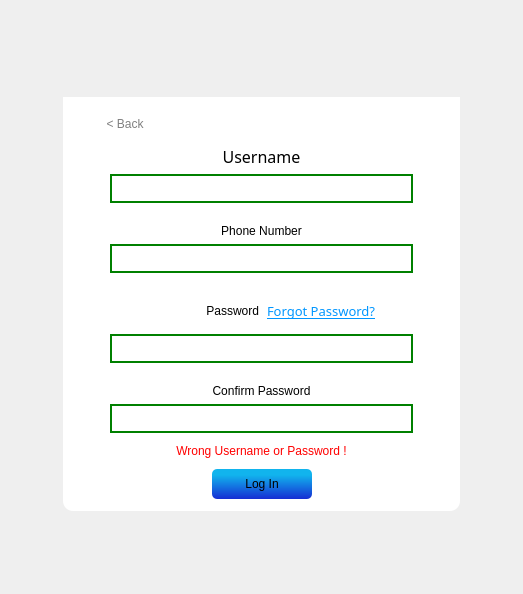
      <widget class="QWidget" name="LoginSignup_Page">
       <layout class="QGridLayout" name="gridLayout_9">
        <item row="0" column="0">
         <spacer name="verticalSpacer_9">
          <property name="orientation">
           <enum>Qt::Orientation::Vertical</enum>
          </property>
          <property name="sizeType">
           <enum>QSizePolicy::Policy::MinimumExpanding</enum>
          </property>
          <property name="sizeHint" stdset="0">
           <size>
            <width>20</width>
            <height>20</height>
           </size>
          </property>
         </spacer>
        </item>
        <item row="3" column="0">
         <spacer name="verticalSpacer_8">
          <property name="orientation">
           <enum>Qt::Orientation::Vertical</enum>
          </property>
          <property name="sizeType">
           <enum>QSizePolicy::Policy::MinimumExpanding</enum>
          </property>
          <property name="sizeHint" stdset="0">
           <size>
            <width>20</width>
            <height>20</height>
           </size>
          </property>
         </spacer>
        </item>
        <item row="1" column="0">
         <layout class="QGridLayout" name="gridLayout_8">
          <item row="0" column="1">
           <spacer name="verticalSpacer_6">
            <property name="orientation">
             <enum>Qt::Orientation::Vertical</enum>
            </property>
            <property name="sizeHint" stdset="0">
             <size>
              <width>20</width>
              <height>40</height>
             </size>
            </property>
           </spacer>
          </item>
          <item row="1" column="0">
           <spacer name="horizontalSpacer_8">
            <property name="orientation">
             <enum>Qt::Orientation::Horizontal</enum>
            </property>
            <property name="sizeHint" stdset="0">
             <size>
              <width>40</width>
              <height>20</height>
             </size>
            </property>
           </spacer>
          </item>
          <item row="1" column="1">
           <widget class="QGroupBox" name="MiddleBox">
            <property name="styleSheet">
             <string notr="true">QGroupBox
{
	border-radius: 0px;
	padding: 3px;
}

QPushButton
{
	font: 300 15pt &quot;Montserrat&quot;;
	Background: qlineargradient(spread:pad, x1:0.5, y1:1, x2:0.5, y2:0.2, stop:0 rgba(22, 45, 211, 255), stop:1 rgba(17, 180, 237, 255));
	Border-radius: 5px;
	height: 30px;
	width: 100px;
}

QPushButton:hover
{
	font: 300 15pt &quot;Montserrat&quot;;
	Background: qlineargradient(spread:pad, x1:0.5, y1:1, x2:0.5, y2:0.2, stop:0 rgba(22, 45, 150, 255), stop:1 rgba(17, 180, 237, 255));
	Border-radius: 5px;
	height: 30px;
	width: 100px;
}

QPushButton:pressed
{
	font: 300 15pt &quot;Montserrat&quot;;
	Background: qlineargradient(spread:pad, x1:0.5, y1:1, x2:0.5, y2:0.2, stop:0 rgba(22, 45, 150, 255), stop:1 rgba(17, 180, 150, 255));
	Border-radius: 5px;
	height: 30px;
	width: 100px;
}</string>
            </property>
            <property name="title">
             <string/>
            </property>
            <layout class="QVBoxLayout" name="verticalLayout">
             <property name="spacing">
              <number>0</number>
             </property>
             <item>
              <widget class="QLabel" name="label_2">
               <property name="text">
                <string/>
               </property>
               <property name="pixmap">
                <pixmap resource="images.qrc">:/Logic/Graphics/Ready/Login Graphic.png</pixmap>
               </property>
               <property name="scaledContents">
                <bool>true</bool>
               </property>
              </widget>
             </item>
             <item>
              <widget class="QGroupBox" name="LoginFormGroup">
               <property name="styleSheet">
                <string notr="true">QGroupBox
{
	color:white;
	Background-color: White;
	border-bottom-left-radius: 10px;
	border-bottom-right-radius: 10px;
	height: 50px;
}

QLabel
{
	font: 300 12pt &quot;Montserrat&quot;;
	color: Black;
}

QLineEdit
{
	color: black;
	font: 15pt &quot;Montserrat&quot;;
	border: 2px solid green;
	Background-color: white;
	font-size: 14px;
	selection-background-color: lightgray;
	height: 25px;
}

QLineEdit:focus
{
    border: 2px solid blue;
    background-color: #f0f8ff; /* Light blue */
}
</string>
               </property>
               <property name="title">
                <string/>
               </property>
               <layout class="QVBoxLayout" name="verticalLayout_7">
                <item>
                 <layout class="QGridLayout" name="gridLayout_7">
                  <item row="0" column="0">
                   <widget class="QPushButton" name="BackLogin_button">
                    <property name="styleSheet">
                     <string notr="true">QPushButton#BackLogin_button
{
	font: 300 13pt &quot;Montserrat&quot;;
	color: grey;
	Background: rgba(0, 0, 0, 0);
}

QPushButton#BackLogin_button:hover
{
	font: 300 13pt &quot;Montserrat&quot;;
	color: rgb(90, 90, 90);
	Background: rgba(0, 0, 0, 0);
}

QPushButton#BackLogin_button:pressed
{
	font: 300 13pt &quot;Montserrat&quot;;
	color: rgb(36, 36, 36);
	Background: rgba(0, 0, 0, 0);
}</string>
                    </property>
                    <property name="text">
                     <string>&lt; Back</string>
                    </property>
                    <property name="iconSize">
                     <size>
                      <width>12</width>
                      <height>9</height>
                     </size>
                    </property>
                   </widget>
                  </item>
                  <item row="0" column="1">
                   <spacer name="horizontalSpacer_11">
                    <property name="orientation">
                     <enum>Qt::Orientation::Horizontal</enum>
                    </property>
                    <property name="sizeHint" stdset="0">
                     <size>
                      <width>40</width>
                      <height>20</height>
                     </size>
                    </property>
                   </spacer>
                  </item>
                 </layout>
                </item>
                <item>
                 <layout class="QGridLayout" name="gridLayout_2">
                  <item row="0" column="0">
                   <widget class="QLabel" name="username_2">
                    <property name="font">
                     <font>
                      <family>Montserrat</family>
                      <pointsize>12</pointsize>
                      <italic>false</italic>
                      <fontweight>Light</fontweight>
                     </font>
                    </property>
                    <property name="lineWidth">
                     <number>1</number>
                    </property>
                    <property name="midLineWidth">
                     <number>0</number>
                    </property>
                    <property name="text">
                     <string>Username</string>
                    </property>
                    <property name="alignment">
                     <set>Qt::AlignmentFlag::AlignCenter</set>
                    </property>
                    <property name="openExternalLinks">
                     <bool>false</bool>
                    </property>
                   </widget>
                  </item>
                  <item row="1" column="0">
                   <layout class="QGridLayout" name="gridLayout">
                    <property name="horizontalSpacing">
                     <number>0</number>
                    </property>
                    <item row="0" column="0">
                     <spacer name="horizontalSpacer_13">
                      <property name="orientation">
                       <enum>Qt::Orientation::Horizontal</enum>
                      </property>
                      <property name="sizeType">
                       <enum>QSizePolicy::Policy::Minimum</enum>
                      </property>
                      <property name="sizeHint" stdset="0">
                       <size>
                        <width>35</width>
                        <height>20</height>
                       </size>
                      </property>
                     </spacer>
                    </item>
                    <item row="0" column="1">
                     <widget class="QLineEdit" name="username"/>
                    </item>
                    <item row="0" column="2">
                     <spacer name="horizontalSpacer_12">
                      <property name="orientation">
                       <enum>Qt::Orientation::Horizontal</enum>
                      </property>
                      <property name="sizeType">
                       <enum>QSizePolicy::Policy::Minimum</enum>
                      </property>
                      <property name="sizeHint" stdset="0">
                       <size>
                        <width>35</width>
                        <height>20</height>
                       </size>
                      </property>
                     </spacer>
                    </item>
                   </layout>
                  </item>
                 </layout>
                </item>
                <item>
                 <layout class="QVBoxLayout" name="PhoneNumber_Layout">
                  <item>
                   <spacer name="PhoneNumber_Spacer">
                    <property name="orientation">
                     <enum>Qt::Orientation::Vertical</enum>
                    </property>
                    <property name="sizeType">
                     <enum>QSizePolicy::Policy::Minimum</enum>
                    </property>
                    <property name="sizeHint" stdset="0">
                     <size>
                      <width>10</width>
                      <height>15</height>
                     </size>
                    </property>
                   </spacer>
                  </item>
                  <item>
                   <widget class="QLabel" name="phone_number_label">
                    <property name="text">
                     <string>Phone Number</string>
                    </property>
                    <property name="alignment">
                     <set>Qt::AlignmentFlag::AlignCenter</set>
                    </property>
                   </widget>
                  </item>
                  <item>
                   <layout class="QHBoxLayout" name="PhoneNumber_Container">
                    <property name="spacing">
                     <number>0</number>
                    </property>
                    <item>
                     <spacer name="horizontalSpacer_19">
                      <property name="orientation">
                       <enum>Qt::Orientation::Horizontal</enum>
                      </property>
                      <property name="sizeType">
                       <enum>QSizePolicy::Policy::Minimum</enum>
                      </property>
                      <property name="sizeHint" stdset="0">
                       <size>
                        <width>35</width>
                        <height>20</height>
                       </size>
                      </property>
                     </spacer>
                    </item>
                    <item>
                     <widget class="QLineEdit" name="phone_number">
                      <property name="echoMode">
                       <enum>QLineEdit::EchoMode::Normal</enum>
                      </property>
                     </widget>
                    </item>
                    <item>
                     <spacer name="horizontalSpacer_18">
                      <property name="orientation">
                       <enum>Qt::Orientation::Horizontal</enum>
                      </property>
                      <property name="sizeType">
                       <enum>QSizePolicy::Policy::Minimum</enum>
                      </property>
                      <property name="sizeHint" stdset="0">
                       <size>
                        <width>35</width>
                        <height>20</height>
                       </size>
                      </property>
                     </spacer>
                    </item>
                   </layout>
                  </item>
                 </layout>
                </item>
                <item>
                 <layout class="QVBoxLayout" name="PasswordLayout">
                  <item>
                   <spacer name="verticalSpacer_14">
                    <property name="orientation">
                     <enum>Qt::Orientation::Vertical</enum>
                    </property>
                    <property name="sizeType">
                     <enum>QSizePolicy::Policy::Minimum</enum>
                    </property>
                    <property name="sizeHint" stdset="0">
                     <size>
                      <width>10</width>
                      <height>15</height>
                     </size>
                    </property>
                   </spacer>
                  </item>
                  <item>
                   <layout class="QHBoxLayout" name="PasswordAndForget_Layout">
                    <item>
                     <widget class="QLabel" name="password_label">
                      <property name="styleSheet">
                       <string notr="true">QLabel
{
	colour: black;
}</string>
                      </property>
                      <property name="text">
                       <string>Password</string>
                      </property>
                      <property name="alignment">
                       <set>Qt::AlignmentFlag::AlignRight|Qt::AlignmentFlag::AlignTrailing|Qt::AlignmentFlag::AlignVCenter</set>
                      </property>
                     </widget>
                    </item>
                    <item>
                     <widget class="QPushButton" name="Reset_buttom">
                      <property name="enabled">
                       <bool>true</bool>
                      </property>
                      <property name="font">
                       <font>
                        <family>Montserrat</family>
                        <pointsize>10</pointsize>
                        <italic>false</italic>
                        <underline>true</underline>
                        <strikeout>false</strikeout>
                        <fontweight>Light</fontweight>
                       </font>
                      </property>
                      <property name="layoutDirection">
                       <enum>Qt::LayoutDirection::LeftToRight</enum>
                      </property>
                      <property name="styleSheet">
                       <string notr="true">QPushButton#Reset_buttom
{
	text-align: left;
	padding: 2px;
	font: 300 10pt &quot;Montserrat&quot;;
	color: rgb(0, 150, 255);
	background-color: rgba(0, 0, 0, 0);
}

QPushButton#Reset_buttom:hover
{
	text-align: left;
	padding: 2px;
	font: 300 10pt &quot;Montserrat&quot;;
	background-color: rgb(0, 0, 0, 0);
	color:rgb(1, 117, 195);
}

QPushButton#Reset_buttom:pressed
{
	text-align: left;
	padding: 2px;
	font: 300 10pt &quot;Montserrat&quot;;
	background-color: rgb(0, 0, 0, 0);
	color: rgb(0, 76, 127);
}</string>
                      </property>
                      <property name="text">
                       <string>Forgot Password?</string>
                      </property>
                     </widget>
                    </item>
                   </layout>
                  </item>
                  <item>
                   <layout class="QGridLayout" name="gridLayout_6">
                    <property name="horizontalSpacing">
                     <number>0</number>
                    </property>
                    <item row="1" column="0">
                     <spacer name="horizontalSpacer_15">
                      <property name="orientation">
                       <enum>Qt::Orientation::Horizontal</enum>
                      </property>
                      <property name="sizeType">
                       <enum>QSizePolicy::Policy::Minimum</enum>
                      </property>
                      <property name="sizeHint" stdset="0">
                       <size>
                        <width>35</width>
                        <height>20</height>
                       </size>
                      </property>
                     </spacer>
                    </item>
                    <item row="1" column="4">
                     <spacer name="horizontalSpacer_14">
                      <property name="orientation">
                       <enum>Qt::Orientation::Horizontal</enum>
                      </property>
                      <property name="sizeType">
                       <enum>QSizePolicy::Policy::Minimum</enum>
                      </property>
                      <property name="sizeHint" stdset="0">
                       <size>
                        <width>35</width>
                        <height>20</height>
                       </size>
                      </property>
                     </spacer>
                    </item>
                    <item row="1" column="2">
                     <widget class="QLineEdit" name="password">
                      <property name="echoMode">
                       <enum>QLineEdit::EchoMode::Password</enum>
                      </property>
                     </widget>
                    </item>
                   </layout>
                  </item>
                 </layout>
                </item>
                <item>
                 <layout class="QVBoxLayout" name="verticalLayout_5">
                  <item>
                   <spacer name="ConfirmPassword_Spacer">
                    <property name="orientation">
                     <enum>Qt::Orientation::Vertical</enum>
                    </property>
                    <property name="sizeType">
                     <enum>QSizePolicy::Policy::Minimum</enum>
                    </property>
                    <property name="sizeHint" stdset="0">
                     <size>
                      <width>13</width>
                      <height>15</height>
                     </size>
                    </property>
                   </spacer>
                  </item>
                  <item>
                   <widget class="QLabel" name="password_4">
                    <property name="layoutDirection">
                     <enum>Qt::LayoutDirection::LeftToRight</enum>
                    </property>
                    <property name="styleSheet">
                     <string notr="true">QLabel
{
	colour: black;
}</string>
                    </property>
                    <property name="text">
                     <string>Confirm Password</string>
                    </property>
                    <property name="alignment">
                     <set>Qt::AlignmentFlag::AlignCenter</set>
                    </property>
                   </widget>
                  </item>
                  <item>
                   <layout class="QGridLayout" name="confContainer">
                    <property name="horizontalSpacing">
                     <number>0</number>
                    </property>
                    <item row="1" column="4">
                     <spacer name="horizontalSpacer_16">
                      <property name="orientation">
                       <enum>Qt::Orientation::Horizontal</enum>
                      </property>
                      <property name="sizeType">
                       <enum>QSizePolicy::Policy::Minimum</enum>
                      </property>
                      <property name="sizeHint" stdset="0">
                       <size>
                        <width>35</width>
                        <height>20</height>
                       </size>
                      </property>
                     </spacer>
                    </item>
                    <item row="1" column="0">
                     <spacer name="horizontalSpacer_17">
                      <property name="orientation">
                       <enum>Qt::Orientation::Horizontal</enum>
                      </property>
                      <property name="sizeType">
                       <enum>QSizePolicy::Policy::Minimum</enum>
                      </property>
                      <property name="sizeHint" stdset="0">
                       <size>
                        <width>35</width>
                        <height>20</height>
                       </size>
                      </property>
                     </spacer>
                    </item>
                    <item row="1" column="2">
                     <widget class="QLineEdit" name="password_3">
                      <property name="echoMode">
                       <enum>QLineEdit::EchoMode::Password</enum>
                      </property>
                     </widget>
                    </item>
                   </layout>
                  </item>
                 </layout>
                </item>
                <item>
                 <spacer name="Warning2_Spacer">
                  <property name="orientation">
                   <enum>Qt::Orientation::Vertical</enum>
                  </property>
                  <property name="sizeType">
                   <enum>QSizePolicy::Policy::Minimum</enum>
                  </property>
                  <property name="sizeHint" stdset="0">
                   <size>
                    <width>5</width>
                    <height>5</height>
                   </size>
                  </property>
                 </spacer>
                </item>
                <item>
                 <widget class="QLabel" name="WrongWarning">
                  <property name="font">
                   <font>
                    <family>Segoe UI</family>
                    <pointsize>9</pointsize>
                    <italic>false</italic>
                    <bold>false</bold>
                   </font>
                  </property>
                  <property name="styleSheet">
                   <string notr="true">color: rgb(255, 0, 0);
font: 9pt &quot;Segoe UI&quot;;</string>
                  </property>
                  <property name="lineWidth">
                   <number>1</number>
                  </property>
                  <property name="text">
                   <string>Wrong Username or Password !</string>
                  </property>
                  <property name="alignment">
                   <set>Qt::AlignmentFlag::AlignCenter</set>
                  </property>
                 </widget>
                </item>
                <item>
                 <spacer name="Warning1_Spacer">
                  <property name="orientation">
                   <enum>Qt::Orientation::Vertical</enum>
                  </property>
                  <property name="sizeType">
                   <enum>QSizePolicy::Policy::Fixed</enum>
                  </property>
                  <property name="sizeHint" stdset="0">
                   <size>
                    <width>5</width>
                    <height>5</height>
                   </size>
                  </property>
                 </spacer>
                </item>
                <item>
                 <layout class="QGridLayout" name="gridLayout_10">
                  <item row="0" column="0">
                   <spacer name="horizontalSpacer_6">
                    <property name="orientation">
                     <enum>Qt::Orientation::Horizontal</enum>
                    </property>
                    <property name="sizeHint" stdset="0">
                     <size>
                      <width>137</width>
                      <height>20</height>
                     </size>
                    </property>
                   </spacer>
                  </item>
                  <item row="0" column="1">
                   <widget class="QPushButton" name="Login_User_Button">
                    <property name="text">
                     <string>Log In</string>
                    </property>
                   </widget>
                  </item>
                  <item row="0" column="2">
                   <spacer name="horizontalSpacer_5">
                    <property name="orientation">
                     <enum>Qt::Orientation::Horizontal</enum>
                    </property>
                    <property name="sizeHint" stdset="0">
                     <size>
                      <width>136</width>
                      <height>20</height>
                     </size>
                    </property>
                   </spacer>
                  </item>
                 </layout>
                </item>
               </layout>
              </widget>
             </item>
            </layout>
           </widget>
          </item>
          <item row="1" column="2">
           <spacer name="horizontalSpacer_7">
            <property name="orientation">
             <enum>Qt::Orientation::Horizontal</enum>
            </property>
            <property name="sizeHint" stdset="0">
             <size>
              <width>40</width>
              <height>20</height>
             </size>
            </property>
           </spacer>
          </item>
          <item row="2" column="1">
           <spacer name="verticalSpacer_7">
            <property name="orientation">
             <enum>Qt::Orientation::Vertical</enum>
            </property>
            <property name="sizeHint" stdset="0">
             <size>
              <width>20</width>
              <height>40</height>
             </size>
            </property>
           </spacer>
          </item>
         </layout>
        </item>
       </layout>
      </widget>
